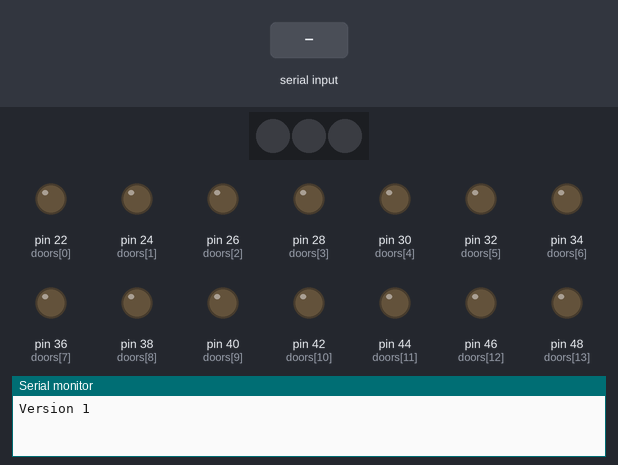
Simulated run of this sketch. Board: Arduino Mega 2560, built with avr-gcc and run on an emulated ATmega2560. On the bench: 3 RGB LEDs in strip order, left to right, output pins drawn as LEDs (lit = HIGH), the last lines printed to the serial monitor. Inputs (shaded band) come from the test bench.

Above: at 2.8 s.
2.9 s: "O\n" received over Serial
At 4.2 s:
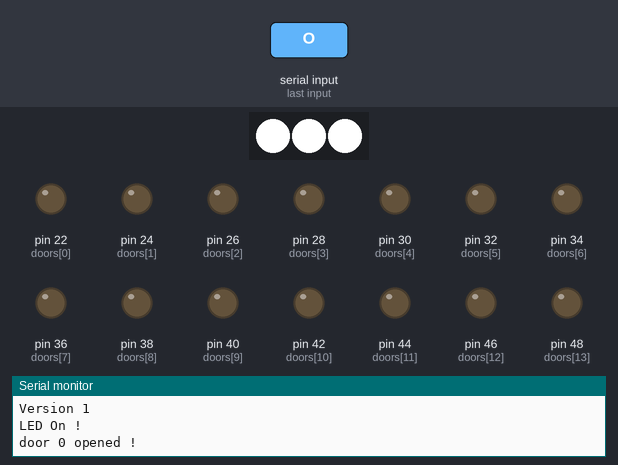
4.5 s: "C\n" received over Serial
At 5.4 s:
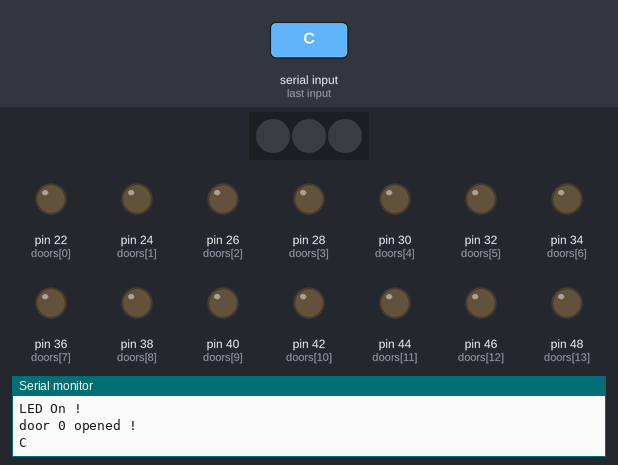
Timing chart, 0 to 7.5 s (numbered marks = the images above; inputs shaded):
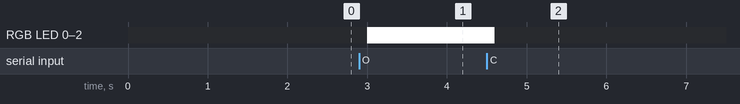

The sketch:

Sandwich_door.ino
```cpp
#include<FastLED.h>
#define NUM_LEDS 3
#define DATA_PIN 23
CRGB leds[NUM_LEDS];

#include <TimeLib.h>
// COM22
int doors[16] = {22, 24, 26, 28, 30, 32, 34, 36, 38, 40, 42, 44, 46, 48, 50, 52} ;
time_t doorsTime[16] = {0, 0, 0, 0, 0, 0, 0, 0, 0, 0, 0, 0, 0, 0, 0, 0} ;

String cmd;
String cmdHead;
String doorStr;
int door;

//volatile byte relayState = LOW;

void setup() {
  // Pin for relay module set as output
  Serial.begin(9600);
  Serial.println( "Version 1" );
  for (int thisPin = 0; thisPin < 16; thisPin++) {
    pinMode(doors[thisPin], OUTPUT);
    digitalWrite(doors[thisPin], LOW);
    delay(100);
  }
  // Serial communication for debugging purposes
  FastLED.addLeds<NEOPIXEL, DATA_PIN>(leds, NUM_LEDS);
  randomSeed(analogRead(0));
}

void loop() {
  /*
    delay(1000);
    digitalWrite(relay1, LOW);
    Serial.println ("Pin 0 = OFF ");
    digitalWrite(relay2, LOW);
    Serial.println ("Pin 1 = OFF ");
    delay(1000);
    digitalWrite(relay1, HIGH);
    Serial.println ("Pin 0 = OFF ");
    digitalWrite(relay2, HIGH);
    Serial.println ("Pin 1 = OFF ");
  */

  delay(500);
  cmd = Serial.readStringUntil(10);
  cmdHead = cmd.substring(0, 1) ;
  doorStr = cmd.substring(1, 3) ;
  if ( cmdHead == "O" || cmdHead == "C" ) {
    // Serial.println( cmd );
    char carray[doorStr.length() + 1];
    doorStr.toCharArray(carray, sizeof(carray));
    door = atoi(carray);
    //Serial.println( "door : " );
    //Serial.println( door );
    if ( cmdHead == "O" ) {
      openDoor( door ) ;
      Serial.println( "LED On !" );
      LED_ON();

      // new logic : automatically be locked after few seconds
      //delay(10000);

      //delay(200);
      //closeDoor( door ) ;

      doorsTime[door - 1] = now() ;
      Serial.print("door ");
      Serial.print(door);
      Serial.println(" opened !");

    } else if ( cmdHead == "C" ) {
      closeDoor( door ) ;
      LED_OFF();
    }
    //Serial.println("DONE"+doorStr);   // Push each char 1 by 1 on each loop pass
    Serial.println(cmd);
  }

  for (int i = 0; i < 16; i++) {
    if ( doorsTime[i] != 0 ) {
      if ( now() - doorsTime[i] > 15 ) {
        Serial.print("door ");
        Serial.print(i + 1);
        Serial.println(" time out !");
        doorsTime[i] = 0 ;
        closeDoor( i + 1 ) ;
      }
    }
  }

}

void openDoor(int door) {
  digitalWrite(doors[door - 1], HIGH);
  delay(100);
}

void closeDoor(int door) {
  digitalWrite(doors[door - 1], LOW);
  delay(100);
}

void LED_ON() {
//  CRGB leds[NUM_LEDS];
//  FastLED.addLeds<NEOPIXEL, DATA_PIN>(leds, NUM_LEDS);
//  // set random seed
//  randomSeed(analogRead(0));
  for (int cur = 0; cur < NUM_LEDS; cur++) {
    leds[cur] = CRGB(255, 255, 255);
  }
  FastLED.show();
}

void LED_OFF() {
//  CRGB leds[NUM_LEDS];
//  FastLED.addLeds<NEOPIXEL, DATA_PIN>(leds, NUM_LEDS);
//  // set random seed
//  randomSeed(analogRead(0));
  for (int cur = 0; cur < NUM_LEDS; cur++) {
    leds[cur] = CRGB(0, 0, 0);
  }
  FastLED.show();
}
```

Measured:
- after the input at 2.9 s, RGB LED 0–2: off → RGB(255, 255, 255) after 0.10 s
- after the input at 4.5 s, RGB LED 0–2: RGB(255, 255, 255) → off after 0.10 s
